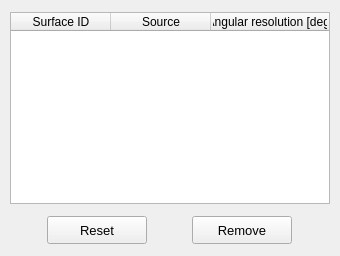
        <widget class="QWidget" name="tab_list">
         <attribute name="title">
          <string>List</string>
         </attribute>
         <layout class="QGridLayout" name="gridLayout_9">
          <property name="leftMargin">
           <number>6</number>
          </property>
          <property name="topMargin">
           <number>8</number>
          </property>
          <property name="rightMargin">
           <number>6</number>
          </property>
          <property name="bottomMargin">
           <number>2</number>
          </property>
          <property name="spacing">
           <number>2</number>
          </property>
          <item row="0" column="0">
           <widget class="QFrame" name="frame_7">
            <property name="frameShape">
             <enum>QFrame::NoFrame</enum>
            </property>
            <property name="frameShadow">
             <enum>QFrame::Raised</enum>
            </property>
            <layout class="QGridLayout" name="gridLayout_10">
             <property name="leftMargin">
              <number>4</number>
             </property>
             <property name="topMargin">
              <number>4</number>
             </property>
             <property name="rightMargin">
              <number>4</number>
             </property>
             <property name="bottomMargin">
              <number>4</number>
             </property>
             <item row="0" column="0">
              <widget class="QTreeWidget" name="treeWidget_surface_velocity">
               <property name="minimumSize">
                <size>
                 <width>320</width>
                 <height>100</height>
                </size>
               </property>
               <property name="maximumSize">
                <size>
                 <width>1000</width>
                 <height>600</height>
                </size>
               </property>
               <property name="font">
                <font>
                 <family>MS Shell Dlg 2</family>
                 <pointsize>9</pointsize>
                 <italic>false</italic>
                </font>
               </property>
               <property name="toolTip">
                <string>Select a face to remove the previously attributed boundary condition.</string>
               </property>
               <property name="indentation">
                <number>1</number>
               </property>
               <property name="headerHidden">
                <bool>false</bool>
               </property>
               <attribute name="headerHighlightSections">
                <bool>false</bool>
               </attribute>
               <attribute name="headerShowSortIndicator" stdset="0">
                <bool>false</bool>
               </attribute>
               <attribute name="headerStretchLastSection">
                <bool>true</bool>
               </attribute>
               <column>
                <property name="text">
                 <string>Surface ID</string>
                </property>
                <property name="textAlignment">
                 <set>AlignCenter</set>
                </property>
               </column>
               <column>
                <property name="text">
                 <string>Source</string>
                </property>
                <property name="textAlignment">
                 <set>AlignCenter</set>
                </property>
               </column>
               <column>
                <property name="text">
                 <string>Angular resolution [deg]</string>
                </property>
                <property name="textAlignment">
                 <set>AlignCenter</set>
                </property>
               </column>
              </widget>
             </item>
             <item row="1" column="0">
              <widget class="QFrame" name="frame_3">
               <property name="minimumSize">
                <size>
                 <width>320</width>
                 <height>40</height>
                </size>
               </property>
               <property name="maximumSize">
                <size>
                 <width>1000</width>
                 <height>40</height>
                </size>
               </property>
               <property name="frameShape">
                <enum>QFrame::NoFrame</enum>
               </property>
               <property name="frameShadow">
                <enum>QFrame::Raised</enum>
               </property>
               <layout class="QGridLayout" name="gridLayout_8">
                <property name="leftMargin">
                 <number>4</number>
                </property>
                <property name="topMargin">
                 <number>4</number>
                </property>
                <property name="rightMargin">
                 <number>4</number>
                </property>
                <property name="bottomMargin">
                 <number>4</number>
                </property>
                <property name="horizontalSpacing">
                 <number>12</number>
                </property>
                <item row="0" column="0">
                 <widget class="QPushButton" name="pushButton_reset">
                  <property name="minimumSize">
                   <size>
                    <width>100</width>
                    <height>28</height>
                   </size>
                  </property>
                  <property name="maximumSize">
                   <size>
                    <width>100</width>
                    <height>28</height>
                   </size>
                  </property>
                  <property name="font">
                   <font>
                    <family>MS Shell Dlg 2</family>
                    <pointsize>10</pointsize>
                    <weight>50</weight>
                    <italic>false</italic>
                    <bold>false</bold>
                   </font>
                  </property>
                  <property name="styleSheet">
                   <string notr="true"/>
                  </property>
                  <property name="text">
                   <string>Reset</string>
                  </property>
                  <property name="autoDefault">
                   <bool>false</bool>
                  </property>
                 </widget>
                </item>
                <item row="0" column="1">
                 <widget class="QPushButton" name="pushButton_remove">
                  <property name="minimumSize">
                   <size>
                    <width>100</width>
                    <height>28</height>
                   </size>
                  </property>
                  <property name="maximumSize">
                   <size>
                    <width>100</width>
                    <height>28</height>
                   </size>
                  </property>
                  <property name="font">
                   <font>
                    <family>MS Shell Dlg 2</family>
                    <pointsize>10</pointsize>
                    <weight>50</weight>
                    <italic>false</italic>
                    <bold>false</bold>
                   </font>
                  </property>
                  <property name="styleSheet">
                   <string notr="true"/>
                  </property>
                  <property name="text">
                   <string>Remove</string>
                  </property>
                  <property name="autoDefault">
                   <bool>false</bool>
                  </property>
                 </widget>
                </item>
               </layout>
              </widget>
             </item>
            </layout>
           </widget>
          </item>
         </layout>
        </widget>
